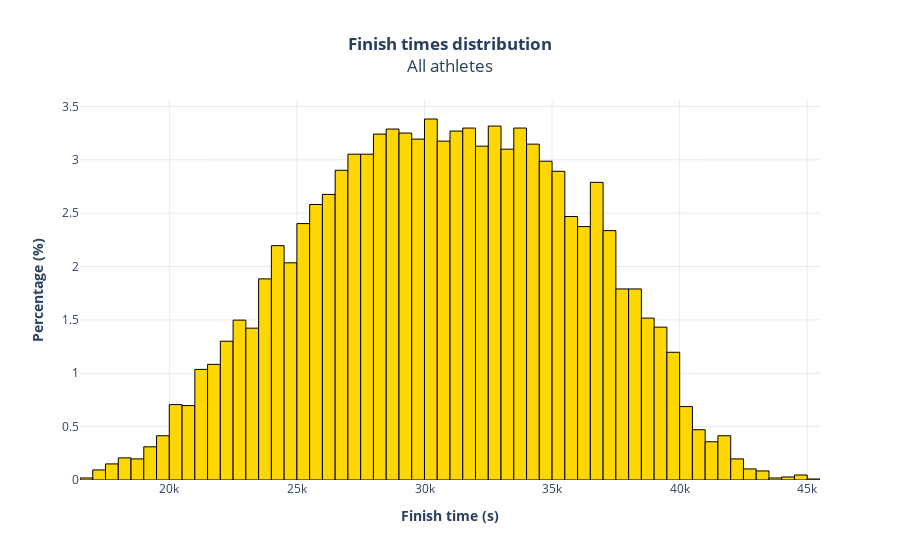

Notebook source saved alongside this figure:
### Code cell
fig = go.Figure()
fig.add_trace(
    go.Histogram(
        x=df_results_pp["time_s"].to_numpy(),
        histnorm="percent",
        nbinsx=100,
        marker_color="gold",
        showlegend=False,
    )
)
fig.update_xaxes(title_text="<b>Finish time (s)</b>")
fig.update_yaxes(title_text="<b>Percentage (%)</b>")
fig.update_layout(
    title_text="<b>Finish times distribution</b><br>All athletes",
    title_x=0.5,
    title_xanchor="center",
    font=dict(size=12),
    plot_bgcolor="white",  # paper_bgcolor='gainsboro'
    xaxis={"showgrid": True, "gridcolor": "lightgrey", "gridwidth": 0.5},
    yaxis={"showgrid": True, "gridcolor": "lightgrey", "gridwidth": 0.5},
)
fig.update_traces(marker_line_width=1, marker_line_color="black")
fig.show()

### Figure 1 — Plotly figure (JSON) as saved in the notebook; plotly's stock layout.template omitted (floating-point values rounded to 4 significant figures; data arrays with more than 128 entries replaced by an {"elided": "..."} marker saying what was removed)
{"data": [{"histnorm": "percent", "marker": {"color": "gold", "line": {"color": "black", "width": 1}}, "nbinsx": 100, "showlegend": false, "type": "histogram", "x": {"elided": "10614 int values"}}], "layout": {"font": {"size": 12}, "plot_bgcolor": "white", "title": {"text": "<b>Finish times distribution</b><br>All athletes", "x": 0.5, "xanchor": "center"}, "xaxis": {"gridcolor": "lightgrey", "gridwidth": 0.5, "showgrid": true, "title": {"text": "<b>Finish time (s)</b>"}}, "yaxis": {"gridcolor": "lightgrey", "gridwidth": 0.5, "showgrid": true, "title": {"text": "<b>Percentage (%)</b>"}}}}
